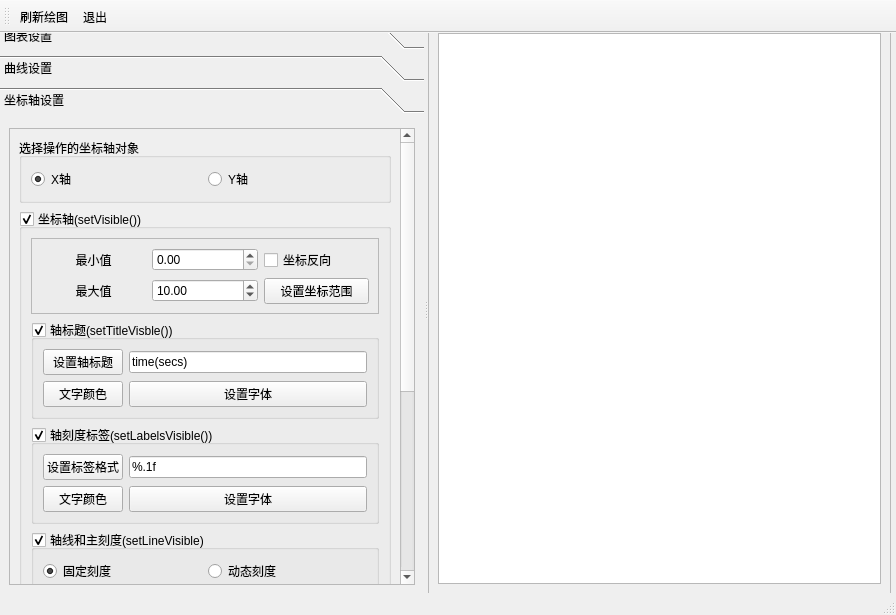
<?xml version="1.0" encoding="UTF-8"?>
<ui version="4.0">
 <class>MainWindow</class>
 <widget class="QMainWindow" name="MainWindow">
  <property name="geometry">
   <rect>
    <x>0</x>
    <y>0</y>
    <width>896</width>
    <height>615</height>
   </rect>
  </property>
  <property name="windowTitle">
   <string>MainWindow</string>
  </property>
  <widget class="QWidget" name="centralwidget">
   <widget class="QSplitter" name="splitter">
    <property name="geometry">
     <rect>
      <x>0</x>
      <y>-10</y>
      <width>891</width>
      <height>571</height>
     </rect>
    </property>
    <property name="orientation">
     <enum>Qt::Horizontal</enum>
    </property>
    <widget class="QToolBox" name="toolBox">
     <property name="currentIndex">
      <number>2</number>
     </property>
     <widget class="QWidget" name="page">
      <property name="geometry">
       <rect>
        <x>0</x>
        <y>0</y>
        <width>444</width>
        <height>481</height>
       </rect>
      </property>
      <attribute name="icon">
       <iconset resource="res.qrc">
        <normaloff>:/images/images/3.ico</normaloff>:/images/images/3.ico</iconset>
      </attribute>
      <attribute name="label">
       <string>图表设置</string>
      </attribute>
      <layout class="QVBoxLayout" name="verticalLayout_3">
       <item>
        <widget class="QScrollArea" name="scrollArea">
         <property name="widgetResizable">
          <bool>true</bool>
         </property>
         <widget class="QWidget" name="scrollAreaWidgetContents">
          <property name="geometry">
           <rect>
            <x>0</x>
            <y>-75</y>
            <width>410</width>
            <height>536</height>
           </rect>
          </property>
          <layout class="QVBoxLayout" name="verticalLayout_2">
           <item>
            <widget class="QGroupBox" name="groupBox">
             <property name="title">
              <string>标题</string>
             </property>
             <layout class="QGridLayout" name="gridLayout">
              <item row="0" column="0">
               <widget class="QPushButton" name="btnTitleSetText">
                <property name="text">
                 <string>设置标题</string>
                </property>
               </widget>
              </item>
              <item row="1" column="0">
               <widget class="QPushButton" name="btnTitleColor">
                <property name="text">
                 <string>标题文字颜色</string>
                </property>
               </widget>
              </item>
              <item row="1" column="1">
               <widget class="QPushButton" name="btnTitleFont">
                <property name="text">
                 <string>标题字体</string>
                </property>
               </widget>
              </item>
              <item row="0" column="1">
               <widget class="QLineEdit" name="editTitle">
                <property name="text">
                 <string>简单函数显示</string>
                </property>
               </widget>
              </item>
             </layout>
            </widget>
           </item>
           <item>
            <widget class="QGroupBox" name="groupBox_2">
             <property name="title">
              <string>图例</string>
             </property>
             <property name="checkable">
              <bool>true</bool>
             </property>
             <layout class="QGridLayout" name="gridLayout_2">
              <item row="0" column="0">
               <widget class="QRadioButton" name="radioButton">
                <property name="text">
                 <string>上方</string>
                </property>
                <property name="checked">
                 <bool>true</bool>
                </property>
               </widget>
              </item>
              <item row="0" column="1">
               <widget class="QRadioButton" name="radioButton_2">
                <property name="text">
                 <string>下方</string>
                </property>
               </widget>
              </item>
              <item row="1" column="0">
               <widget class="QRadioButton" name="radioButton_3">
                <property name="text">
                 <string>左侧</string>
                </property>
               </widget>
              </item>
              <item row="1" column="1">
               <widget class="QRadioButton" name="radioButton_4">
                <property name="text">
                 <string>右侧</string>
                </property>
               </widget>
              </item>
              <item row="2" column="0">
               <widget class="QPushButton" name="btnLegendlabelColor">
                <property name="text">
                 <string>文字颜色</string>
                </property>
               </widget>
              </item>
              <item row="2" column="1">
               <widget class="QPushButton" name="btnLegendFont">
                <property name="text">
                 <string>图例字体</string>
                </property>
               </widget>
              </item>
             </layout>
            </widget>
           </item>
           <item>
            <widget class="QGroupBox" name="groupBox_3">
             <property name="title">
              <string>边距</string>
             </property>
             <layout class="QGridLayout" name="gridLayout_3">
              <item row="0" column="0">
               <widget class="QLabel" name="label">
                <property name="text">
                 <string>左边距</string>
                </property>
                <property name="alignment">
                 <set>Qt::AlignCenter</set>
                </property>
               </widget>
              </item>
              <item row="0" column="1">
               <widget class="QSpinBox" name="spinMarginLeft"/>
              </item>
              <item row="1" column="0">
               <widget class="QLabel" name="label_2">
                <property name="text">
                 <string>右边距</string>
                </property>
                <property name="alignment">
                 <set>Qt::AlignCenter</set>
                </property>
               </widget>
              </item>
              <item row="1" column="1">
               <widget class="QSpinBox" name="spinMarginRight"/>
              </item>
              <item row="2" column="0">
               <widget class="QLabel" name="label_3">
                <property name="text">
                 <string>上边距</string>
                </property>
                <property name="alignment">
                 <set>Qt::AlignCenter</set>
                </property>
               </widget>
              </item>
              <item row="2" column="1">
               <widget class="QSpinBox" name="spinMarginTop"/>
              </item>
              <item row="3" column="0">
               <widget class="QLabel" name="label_4">
                <property name="text">
                 <string>下边距</string>
                </property>
                <property name="alignment">
                 <set>Qt::AlignCenter</set>
                </property>
               </widget>
              </item>
              <item row="3" column="1">
               <widget class="QSpinBox" name="spinMarginBottom"/>
              </item>
              <item row="4" column="0" colspan="2">
               <widget class="QPushButton" name="pushButton_7">
                <property name="text">
                 <string>设置边距</string>
                </property>
               </widget>
              </item>
             </layout>
            </widget>
           </item>
           <item>
            <widget class="QGroupBox" name="groupBox_4">
             <property name="title">
              <string>动画效果和主题</string>
             </property>
             <layout class="QGridLayout" name="gridLayout_4">
              <item row="0" column="0">
               <widget class="QLabel" name="label_5">
                <property name="text">
                 <string>动画效果</string>
                </property>
                <property name="alignment">
                 <set>Qt::AlignCenter</set>
                </property>
               </widget>
              </item>
              <item row="0" column="1">
               <widget class="QComboBox" name="comboBox">
                <item>
                 <property name="text">
                  <string>NoAnimation</string>
                 </property>
                </item>
                <item>
                 <property name="text">
                  <string>GridAxisAnimations</string>
                 </property>
                </item>
                <item>
                 <property name="text">
                  <string>SeriesAnimations</string>
                 </property>
                </item>
                <item>
                 <property name="text">
                  <string>AllAnimations</string>
                 </property>
                </item>
               </widget>
              </item>
              <item row="1" column="0">
               <widget class="QLabel" name="label_6">
                <property name="text">
                 <string>主题</string>
                </property>
                <property name="alignment">
                 <set>Qt::AlignCenter</set>
                </property>
               </widget>
              </item>
              <item row="1" column="1">
               <widget class="QComboBox" name="comboBox_2">
                <item>
                 <property name="text">
                  <string>Light</string>
                 </property>
                </item>
                <item>
                 <property name="text">
                  <string>BlueCerulean</string>
                 </property>
                </item>
                <item>
                 <property name="text">
                  <string>Dark</string>
                 </property>
                </item>
                <item>
                 <property name="text">
                  <string>BrownSand</string>
                 </property>
                </item>
                <item>
                 <property name="text">
                  <string>BlueNcs</string>
                 </property>
                </item>
                <item>
                 <property name="text">
                  <string>HighContrast</string>
                 </property>
                </item>
                <item>
                 <property name="text">
                  <string>Bluelcy</string>
                 </property>
                </item>
                <item>
                 <property name="text">
                  <string>Qt</string>
                 </property>
                </item>
               </widget>
              </item>
             </layout>
            </widget>
           </item>
          </layout>
         </widget>
        </widget>
       </item>
      </layout>
     </widget>
     <widget class="QWidget" name="page_2">
      <property name="geometry">
       <rect>
        <x>0</x>
        <y>0</y>
        <width>444</width>
        <height>481</height>
       </rect>
      </property>
      <attribute name="icon">
       <iconset resource="res.qrc">
        <normaloff>:/images/images/dis3.ico</normaloff>:/images/images/dis3.ico</iconset>
      </attribute>
      <attribute name="label">
       <string>曲线设置</string>
      </attribute>
      <layout class="QVBoxLayout" name="verticalLayout_7">
       <item>
        <widget class="QScrollArea" name="scrollArea_2">
         <property name="widgetResizable">
          <bool>true</bool>
         </property>
         <widget class="QWidget" name="scrollAreaWidgetContents_2">
          <property name="geometry">
           <rect>
            <x>0</x>
            <y>-17</y>
            <width>410</width>
            <height>478</height>
           </rect>
          </property>
          <layout class="QVBoxLayout" name="verticalLayout_6">
           <item>
            <widget class="QGroupBox" name="groupBox_5">
             <property name="title">
              <string>选择操作序列</string>
             </property>
             <layout class="QHBoxLayout" name="horizontalLayout_2">
              <item>
               <widget class="QRadioButton" name="radioSeries0">
                <property name="text">
                 <string>Sin曲线</string>
                </property>
                <property name="checked">
                 <bool>true</bool>
                </property>
               </widget>
              </item>
              <item>
               <widget class="QRadioButton" name="radioSeries1">
                <property name="text">
                 <string>Cos曲线</string>
                </property>
               </widget>
              </item>
             </layout>
            </widget>
           </item>
           <item>
            <widget class="QGroupBox" name="groupBox_Series">
             <property name="title">
              <string>序列曲线</string>
             </property>
             <property name="checkable">
              <bool>true</bool>
             </property>
             <property name="checked">
              <bool>true</bool>
             </property>
             <layout class="QGridLayout" name="gridLayout_5">
              <item row="0" column="0">
               <widget class="QPushButton" name="pushButton_8">
                <property name="text">
                 <string>序列名称</string>
                </property>
               </widget>
              </item>
              <item row="0" column="1">
               <widget class="QLineEdit" name="editSeriesName">
                <property name="text">
                 <string>Sin曲线</string>
                </property>
               </widget>
              </item>
              <item row="1" column="0">
               <widget class="QPushButton" name="pushButton_9">
                <property name="text">
                 <string>曲线颜色</string>
                </property>
               </widget>
              </item>
              <item row="1" column="1">
               <widget class="QPushButton" name="pushButton_10">
                <property name="text">
                 <string>曲线Pen</string>
                </property>
               </widget>
              </item>
              <item row="2" column="0">
               <widget class="QCheckBox" name="chkBoxUseOpenGL">
                <property name="text">
                 <string>使用openGL</string>
                </property>
               </widget>
              </item>
              <item row="3" column="0">
               <widget class="QLabel" name="label_7">
                <property name="text">
                 <string>透明度</string>
                </property>
               </widget>
              </item>
              <item row="3" column="1">
               <widget class="QSlider" name="sliderOpacity">
                <property name="value">
                 <number>99</number>
                </property>
                <property name="orientation">
                 <enum>Qt::Horizontal</enum>
                </property>
               </widget>
              </item>
             </layout>
            </widget>
           </item>
           <item>
            <widget class="QGroupBox" name="groupBox_Points">
             <property name="enabled">
              <bool>true</bool>
             </property>
             <property name="title">
              <string>数据点</string>
             </property>
             <property name="checkable">
              <bool>true</bool>
             </property>
             <property name="checked">
              <bool>false</bool>
             </property>
             <layout class="QHBoxLayout" name="horizontalLayout_3">
              <item>
               <widget class="QLabel" name="label_8">
                <property name="text">
                 <string>数据点大小</string>
                </property>
               </widget>
              </item>
              <item>
               <widget class="QDoubleSpinBox" name="doubleSpinBox">
                <property name="decimals">
                 <number>1</number>
                </property>
                <property name="value">
                 <double>5.000000000000000</double>
                </property>
               </widget>
              </item>
              <item>
               <widget class="QPushButton" name="pushButton_11">
                <property name="text">
                 <string>数据点颜色</string>
                </property>
               </widget>
              </item>
             </layout>
            </widget>
           </item>
           <item>
            <widget class="QGroupBox" name="groupBox_PointLabel">
             <property name="enabled">
              <bool>false</bool>
             </property>
             <property name="title">
              <string>数据点标签</string>
             </property>
             <property name="flat">
              <bool>false</bool>
             </property>
             <property name="checkable">
              <bool>true</bool>
             </property>
             <property name="checked">
              <bool>false</bool>
             </property>
             <layout class="QVBoxLayout" name="verticalLayout_5">
              <item>
               <layout class="QHBoxLayout" name="horizontalLayout">
                <item>
                 <widget class="QPushButton" name="pushButton_12">
                  <property name="text">
                   <string>标签颜色</string>
                  </property>
                 </widget>
                </item>
                <item>
                 <widget class="QPushButton" name="pushButton_13">
                  <property name="text">
                   <string>标签字体</string>
                  </property>
                 </widget>
                </item>
               </layout>
              </item>
              <item>
               <widget class="QGroupBox" name="groupBox_9">
                <property name="title">
                 <string>标签格式</string>
                </property>
                <layout class="QVBoxLayout" name="verticalLayout_4">
                 <item>
                  <widget class="QRadioButton" name="radioButton_7">
                   <property name="text">
                    <string>@yPoint</string>
                   </property>
                   <property name="checked">
                    <bool>true</bool>
                   </property>
                  </widget>
                 </item>
                 <item>
                  <widget class="QRadioButton" name="radioButton_8">
                   <property name="text">
                    <string>(@xPoint, @yPoint)</string>
                   </property>
                  </widget>
                 </item>
                </layout>
               </widget>
              </item>
             </layout>
            </widget>
           </item>
          </layout>
         </widget>
        </widget>
       </item>
      </layout>
     </widget>
     <widget class="QWidget" name="page_3">
      <attribute name="icon">
       <iconset resource="res.qrc">
        <normaloff>:/images/images/39.ico</normaloff>:/images/images/39.ico</iconset>
      </attribute>
      <attribute name="label">
       <string>坐标轴设置</string>
      </attribute>
      <layout class="QVBoxLayout" name="verticalLayout_10">
       <item>
        <widget class="QScrollArea" name="scrollArea_3">
         <property name="widgetResizable">
          <bool>true</bool>
         </property>
         <widget class="QWidget" name="scrollAreaWidgetContents_3">
          <property name="geometry">
           <rect>
            <x>0</x>
            <y>-311</y>
            <width>410</width>
            <height>772</height>
           </rect>
          </property>
          <layout class="QVBoxLayout" name="verticalLayout_9">
           <item>
            <widget class="QGroupBox" name="groupBox_10">
             <property name="title">
              <string>选择操作的坐标轴对象</string>
             </property>
             <layout class="QHBoxLayout" name="horizontalLayout_4">
              <item>
               <widget class="QRadioButton" name="radioButton_9">
                <property name="text">
                 <string>X轴</string>
                </property>
                <property name="checked">
                 <bool>true</bool>
                </property>
               </widget>
              </item>
              <item>
               <widget class="QRadioButton" name="radioButton_10">
                <property name="text">
                 <string>Y轴</string>
                </property>
               </widget>
              </item>
             </layout>
            </widget>
           </item>
           <item>
            <widget class="QGroupBox" name="groupBox_Axis">
             <property name="title">
              <string>坐标轴(setVisible())</string>
             </property>
             <property name="checkable">
              <bool>true</bool>
             </property>
             <layout class="QVBoxLayout" name="verticalLayout_8">
              <item>
               <widget class="QFrame" name="frame_2">
                <property name="frameShape">
                 <enum>QFrame::StyledPanel</enum>
                </property>
                <property name="frameShadow">
                 <enum>QFrame::Raised</enum>
                </property>
                <layout class="QGridLayout" name="gridLayout_6">
                 <item row="0" column="0">
                  <widget class="QLabel" name="label_9">
                   <property name="text">
                    <string>最小值</string>
                   </property>
                   <property name="alignment">
                    <set>Qt::AlignCenter</set>
                   </property>
                  </widget>
                 </item>
                 <item row="0" column="1">
                  <widget class="QDoubleSpinBox" name="spinAxisMin"/>
                 </item>
                 <item row="0" column="2">
                  <widget class="QCheckBox" name="chkBoxAxisReverse">
                   <property name="text">
                    <string>坐标反向</string>
                   </property>
                  </widget>
                 </item>
                 <item row="1" column="0">
                  <widget class="QLabel" name="label_10">
                   <property name="text">
                    <string>最大值</string>
                   </property>
                   <property name="alignment">
                    <set>Qt::AlignCenter</set>
                   </property>
                  </widget>
                 </item>
                 <item row="1" column="1">
                  <widget class="QDoubleSpinBox" name="spinAxisMax">
                   <property name="value">
                    <double>10.000000000000000</double>
                   </property>
                  </widget>
                 </item>
                 <item row="1" column="2">
                  <widget class="QPushButton" name="pushButton_14">
                   <property name="text">
                    <string>设置坐标范围</string>
                   </property>
                  </widget>
                 </item>
                </layout>
               </widget>
              </item>
              <item>
               <widget class="QGroupBox" name="groupBox_AxisTitle">
                <property name="title">
                 <string>轴标题(setTitleVisble())</string>
                </property>
                <property name="checkable">
                 <bool>true</bool>
                </property>
                <layout class="QGridLayout" name="gridLayout_7">
                 <item row="0" column="0">
                  <widget class="QPushButton" name="pushButton_15">
                   <property name="text">
                    <string>设置轴标题</string>
                   </property>
                  </widget>
                 </item>
                 <item row="0" column="1">
                  <widget class="QLineEdit" name="editAxisTitle">
                   <property name="text">
                    <string>time(secs)</string>
                   </property>
                  </widget>
                 </item>
                 <item row="1" column="0">
                  <widget class="QPushButton" name="pushButton_16">
                   <property name="text">
                    <string>文字颜色</string>
                   </property>
                  </widget>
                 </item>
                 <item row="1" column="1">
                  <widget class="QPushButton" name="pushButton_17">
                   <property name="text">
                    <string>设置字体</string>
                   </property>
                  </widget>
                 </item>
                </layout>
               </widget>
              </item>
              <item>
               <widget class="QGroupBox" name="groupBox_AxisLabel">
                <property name="title">
                 <string>轴刻度标签(setLabelsVisible())</string>
                </property>
                <property name="checkable">
                 <bool>true</bool>
                </property>
                <layout class="QGridLayout" name="gridLayout_8">
                 <item row="0" column="0">
                  <widget class="QPushButton" name="pushButton_18">
                   <property name="text">
                    <string>设置标签格式</string>
                   </property>
                  </widget>
                 </item>
                 <item row="0" column="1">
                  <widget class="QLineEdit" name="editAxisLabelFormat">
                   <property name="text">
                    <string>%.1f</string>
                   </property>
                  </widget>
                 </item>
                 <item row="1" column="0">
                  <widget class="QPushButton" name="pushButton_19">
                   <property name="text">
                    <string>文字颜色</string>
                   </property>
                  </widget>
                 </item>
                 <item row="1" column="1">
                  <widget class="QPushButton" name="pushButton_20">
                   <property name="text">
                    <string>设置字体</string>
                   </property>
                  </widget>
                 </item>
                </layout>
               </widget>
              </item>
              <item>
               <widget class="QGroupBox" name="groupBox_Ticks">
                <property name="title">
                 <string>轴线和主刻度(setLineVisible)</string>
                </property>
                <property name="checkable">
                 <bool>true</bool>
                </property>
                <layout class="QGridLayout" name="gridLayout_9">
                 <item row="0" column="0">
                  <widget class="QRadioButton" name="radioTick_Fixed">
                   <property name="text">
                    <string>固定刻度</string>
                   </property>
                   <property name="checked">
                    <bool>true</bool>
                   </property>
                  </widget>
                 </item>
                 <item row="0" column="1">
                  <widget class="QRadioButton" name="radioTick_Dynamic">
                   <property name="text">
                    <string>动态刻度</string>
                   </property>
                  </widget>
                 </item>
                 <item row="1" column="0">
                  <widget class="QLabel" name="label_11">
                   <property name="text">
                    <string>Tick个数</string>
                   </property>
                   <property name="alignment">
                    <set>Qt::AlignCenter</set>
                   </property>
                  </widget>
                 </item>
                 <item row="1" column="1">
                  <widget class="QSpinBox" name="spinTick_Count">
                   <property name="value">
                    <number>10</number>
                   </property>
                  </widget>
                 </item>
                 <item row="2" column="0">
                  <widget class="QLabel" name="label_12">
                   <property name="text">
                    <string>刻度起点值</string>
                   </property>
                   <property name="alignment">
                    <set>Qt::AlignCenter</set>
                   </property>
                  </widget>
                 </item>
                 <item row="2" column="1">
                  <widget class="QDoubleSpinBox" name="spinTick_Anchor">
                   <property name="enabled">
                    <bool>false</bool>
                   </property>
                  </widget>
                 </item>
                 <item row="3" column="0">
                  <widget class="QLabel" name="label_13">
                   <property name="text">
                    <string>刻度间隔值</string>
                   </property>
                   <property name="alignment">
                    <set>Qt::AlignCenter</set>
                   </property>
                  </widget>
                 </item>
                 <item row="3" column="1">
                  <widget class="QDoubleSpinBox" name="spinTick_Intv">
                   <property name="enabled">
                    <bool>false</bool>
                   </property>
                   <property name="value">
                    <double>1.000000000000000</double>
                   </property>
                  </widget>
                 </item>
                 <item row="4" column="0">
                  <widget class="QPushButton" name="btnAxisLinePen">
                   <property name="text">
                    <string>线条Pen</string>
                   </property>
                  </widget>
                 </item>
                 <item row="4" column="1">
                  <widget class="QPushButton" name="btnAxisLinePenColor">
                   <property name="text">
                    <string>线条颜色</string>
                   </property>
                  </widget>
                 </item>
                </layout>
               </widget>
              </item>
              <item>
               <widget class="QGroupBox" name="groupBox_GridLine">
                <property name="title">
                 <string>主网格线(setGridLineVisible)</string>
                </property>
                <property name="checkable">
                 <bool>true</bool>
                </property>
                <layout class="QHBoxLayout" name="horizontalLayout_5">
                 <item>
                  <widget class="QPushButton" name="btnGridLinePen">
                   <property name="text">
                    <string>线条Pen</string>
                   </property>
                  </widget>
                 </item>
                 <item>
                  <widget class="QPushButton" name="btnGridLineColor">
                   <property name="text">
                    <string>线条颜色</string>
                   </property>
                  </widget>
                 </item>
                </layout>
               </widget>
              </item>
              <item>
               <widget class="QGroupBox" name="groupBox_MinorGrid">
                <property name="title">
                 <string>次网格线(setMinorGridLineVisible)</string>
                </property>
                <property name="checkable">
                 <bool>true</bool>
                </property>
                <layout class="QGridLayout" name="gridLayout_10">
                 <item row="0" column="0">
                  <widget class="QLabel" name="label_14">
                   <property name="text">
                    <string>MinorTick个数</string>
                   </property>
                   <property name="alignment">
                    <set>Qt::AlignCenter</set>
                   </property>
                  </widget>
                 </item>
                 <item row="0" column="1">
                  <widget class="QSpinBox" name="spinMinorTickCount">
                   <property name="value">
                    <number>4</number>
                   </property>
                  </widget>
                 </item>
                 <item row="1" column="0">
                  <widget class="QPushButton" name="btnMinorPen">
                   <property name="text">
                    <string>线条Pen</string>
                   </property>
                  </widget>
                 </item>
                 <item row="1" column="1">
                  <widget class="QPushButton" name="btnMinorColor">
                   <property name="text">
                    <string>线条颜色</string>
                   </property>
                  </widget>
                 </item>
                </layout>
               </widget>
              </item>
             </layout>
            </widget>
           </item>
          </layout>
         </widget>
        </widget>
       </item>
      </layout>
     </widget>
    </widget>
    <widget class="QFrame" name="frame">
     <property name="frameShape">
      <enum>QFrame::StyledPanel</enum>
     </property>
     <property name="frameShadow">
      <enum>QFrame::Raised</enum>
     </property>
     <layout class="QVBoxLayout" name="verticalLayout">
      <item>
       <widget class="QChartView" name="chartView">
        <property name="minimumSize">
         <size>
          <width>300</width>
          <height>0</height>
         </size>
        </property>
       </widget>
      </item>
     </layout>
    </widget>
   </widget>
  </widget>
  <widget class="QStatusBar" name="statusbar"/>
  <widget class="QToolBar" name="toolBar">
   <property name="windowTitle">
    <string>toolBar</string>
   </property>
   <property name="toolButtonStyle">
    <enum>Qt::ToolButtonTextUnderIcon</enum>
   </property>
   <attribute name="toolBarArea">
    <enum>TopToolBarArea</enum>
   </attribute>
   <attribute name="toolBarBreak">
    <bool>false</bool>
   </attribute>
   <addaction name="actDraw"/>
   <addaction name="actQuit"/>
  </widget>
  <action name="actDraw">
   <property name="icon">
    <iconset resource="res.qrc">
     <normaloff>:/images/images/828.bmp</normaloff>:/images/images/828.bmp</iconset>
   </property>
   <property name="text">
    <string>刷新绘图</string>
   </property>
   <property name="toolTip">
    <string>刷新绘图</string>
   </property>
  </action>
  <action name="actQuit">
   <property name="icon">
    <iconset resource="res.qrc">
     <normaloff>:/images/images/132.bmp</normaloff>:/images/images/132.bmp</iconset>
   </property>
   <property name="text">
    <string>退出</string>
   </property>
   <property name="toolTip">
    <string>退出</string>
   </property>
  </action>
 </widget>
 <customwidgets>
  <customwidget>
   <class>QChartView</class>
   <extends>QGraphicsView</extends>
   <header>qchartview.h</header>
  </customwidget>
 </customwidgets>
 <resources>
  <include location="res.qrc"/>
 </resources>
 <connections>
  <connection>
   <sender>actQuit</sender>
   <signal>triggered()</signal>
   <receiver>MainWindow</receiver>
   <slot>close()</slot>
   <hints>
    <hint type="sourcelabel">
     <x>-1</x>
     <y>-1</y>
    </hint>
    <hint type="destinationlabel">
     <x>342</x>
     <y>257</y>
    </hint>
   </hints>
  </connection>
 </connections>
</ui>
